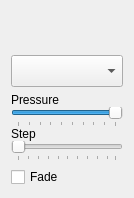
<?xml version="1.0" encoding="UTF-8"?>
<ui version="4.0">
 <class>PaintBrushAdvSettingsWidget</class>
 <widget class="QWidget" name="PaintBrushAdvSettingsWidget">
  <property name="geometry">
   <rect>
    <x>0</x>
    <y>0</y>
    <width>134</width>
    <height>198</height>
   </rect>
  </property>
  <property name="windowTitle">
   <string>Form</string>
  </property>
  <layout class="QVBoxLayout" name="verticalLayout_2">
   <item>
    <layout class="QVBoxLayout" name="verticalLayout">
     <item>
      <spacer name="verticalSpacer">
       <property name="orientation">
        <enum>Qt::Vertical</enum>
       </property>
       <property name="sizeHint" stdset="0">
        <size>
         <width>20</width>
         <height>40</height>
        </size>
       </property>
      </spacer>
     </item>
     <item>
      <widget class="BrushTypeComboBox" name="comboBox">
       <property name="sizePolicy">
        <sizepolicy hsizetype="Expanding" vsizetype="Fixed">
         <horstretch>0</horstretch>
         <verstretch>0</verstretch>
        </sizepolicy>
       </property>
       <property name="minimumSize">
        <size>
         <width>32</width>
         <height>32</height>
        </size>
       </property>
       <property name="maximumSize">
        <size>
         <width>115</width>
         <height>32</height>
        </size>
       </property>
       <property name="font">
        <font>
         <kerning>false</kerning>
        </font>
       </property>
       <property name="iconSize">
        <size>
         <width>32</width>
         <height>32</height>
        </size>
       </property>
      </widget>
     </item>
     <item>
      <layout class="QVBoxLayout" name="verticalLayout_3">
       <property name="spacing">
        <number>0</number>
       </property>
       <item>
        <widget class="QLabel" name="label">
         <property name="text">
          <string>Pressure</string>
         </property>
        </widget>
       </item>
       <item>
        <widget class="QSlider" name="pressureSlider">
         <property name="minimum">
          <number>1</number>
         </property>
         <property name="maximum">
          <number>10</number>
         </property>
         <property name="pageStep">
          <number>1</number>
         </property>
         <property name="sliderPosition">
          <number>10</number>
         </property>
         <property name="orientation">
          <enum>Qt::Horizontal</enum>
         </property>
         <property name="tickPosition">
          <enum>QSlider::TicksBelow</enum>
         </property>
        </widget>
       </item>
       <item>
        <layout class="QVBoxLayout" name="verticalLayout_4">
         <property name="spacing">
          <number>0</number>
         </property>
         <item>
          <widget class="QLabel" name="label_2">
           <property name="text">
            <string>Step</string>
           </property>
          </widget>
         </item>
         <item>
          <widget class="QSlider" name="stepSlider">
           <property name="minimum">
            <number>1</number>
           </property>
           <property name="maximum">
            <number>50</number>
           </property>
           <property name="singleStep">
            <number>5</number>
           </property>
           <property name="pageStep">
            <number>5</number>
           </property>
           <property name="orientation">
            <enum>Qt::Horizontal</enum>
           </property>
           <property name="tickPosition">
            <enum>QSlider::TicksBelow</enum>
           </property>
          </widget>
         </item>
        </layout>
       </item>
      </layout>
     </item>
     <item>
      <widget class="QCheckBox" name="fadeCheckBox">
       <property name="text">
        <string>Fade</string>
       </property>
      </widget>
     </item>
    </layout>
   </item>
  </layout>
 </widget>
 <customwidgets>
  <customwidget>
   <class>BrushTypeComboBox</class>
   <extends>QComboBox</extends>
   <header>brushtypecombobox.h</header>
  </customwidget>
 </customwidgets>
 <resources/>
 <connections/>
</ui>
